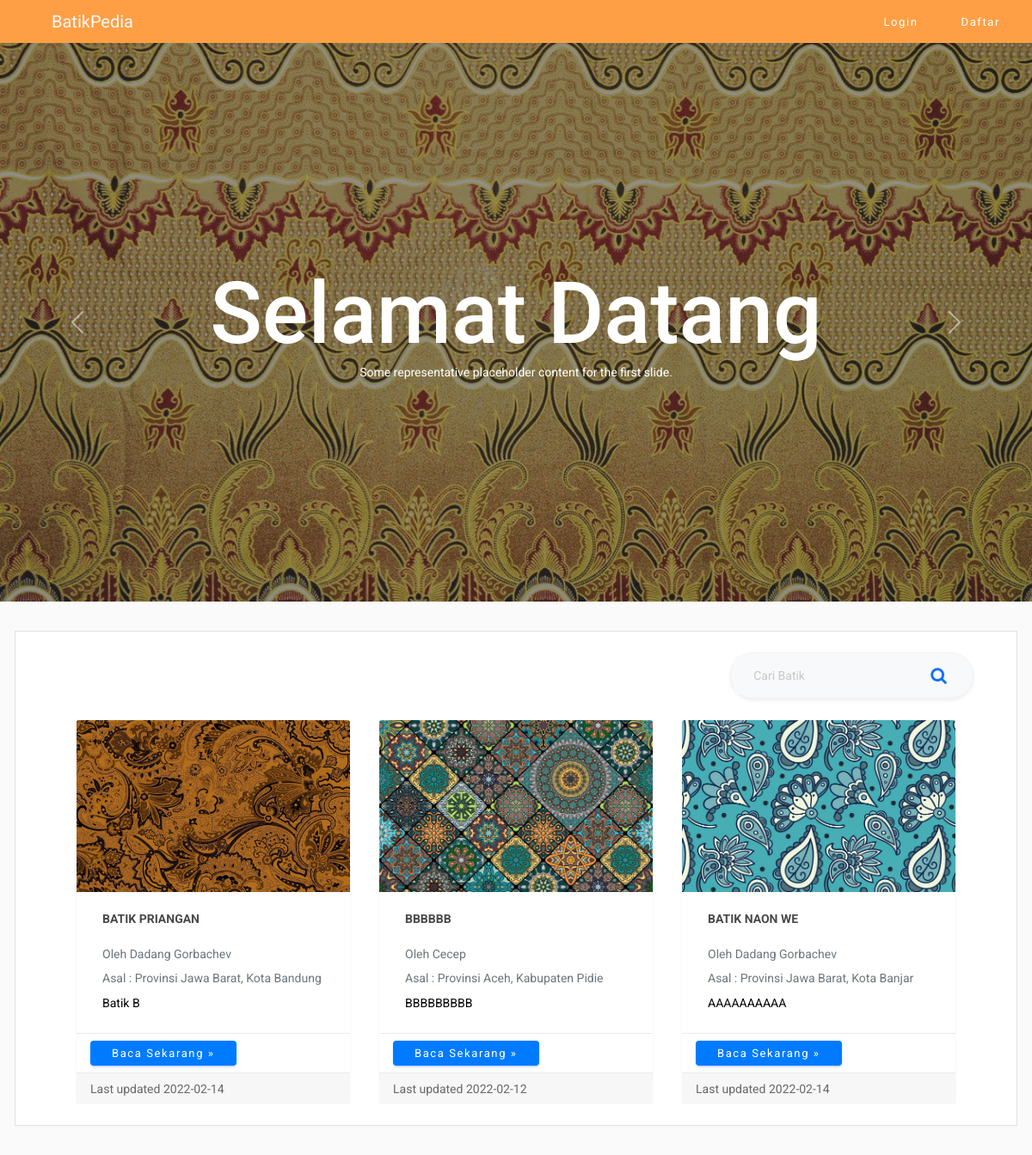
The page /public/index.php on the database its author committed.
### tables this page shows
CREATE TABLE `batik` (
  `id_batik` int(11) NOT NULL,
  `id_user` int(11) NOT NULL,
  `provinsi_id` int(10) UNSIGNED NOT NULL,
  `kabupaten_kota_id` int(10) UNSIGNED NOT NULL,
  `nama_batik` varchar(40) DEFAULT NULL,
  `deskripsi` text DEFAULT NULL,
  `excerpt` text DEFAULT NULL,
  `created_at` date DEFAULT NULL,
  `last_modified` date DEFAULT NULL,
  `status` enum('1','0') DEFAULT NULL,
  `gambar` varchar(50) DEFAULT NULL
);

CREATE TABLE `user` (
  `id_user` int(11) NOT NULL,
  `nama` varchar(25) DEFAULT NULL,
  `email` varchar(25) NOT NULL,
  `password` varchar(255) DEFAULT NULL,
  `hakAkses` enum('admin','member') DEFAULT NULL,
  `tgl_lahir` date DEFAULT NULL,
  `jk` enum('L','P') DEFAULT NULL,
  `profil` varchar(20) DEFAULT NULL
);

CREATE TABLE `provinsi` (
  `provinsi_id` int(10) UNSIGNED NOT NULL,
  `nama_prov` varchar(255) NOT NULL
);

CREATE TABLE `kabupaten_kota` (
  `kabupaten_kota_id` int(10) UNSIGNED NOT NULL,
  `provinsi_id` int(10) UNSIGNED NOT NULL,
  `nama_kab` varchar(255) NOT NULL
);

### app/core/Controller.php (called while the page is built, shortened)
<?php
class Controller{
    public function view($view, $data=[]){
        require_once '../app/views/' . $view . '.php';
    }
    public function model($model){
        return new $model;
    }
}

### app/controllers/Home.php (called while the page is built, shortened)
<?php
class Home extends Controller{
    public function index(){
        $data['judul'] = 'Home';
        $data['batik'] = $this->model('Batik_model')->getAllBatik();
        $this->view('templates/header',$data);
        $this->view('home/index',$data);
        $this->view('templates/footer');
    }
}

### app/core/App.php (called while the page is built, shortened)
<?php
class App{
    protected $controller = 'Home';
    protected $method = 'index';
    protected $params = [];
    public function __construct()
    {
        $url = $this->parseURL();
        if(isset($url)){
            if (file_exists('../app/controllers/'.$url[0].'.php')){
                $this->controller = $url[0];
                unset($url[0]);
            }
            require_once '../app/controllers/'. $this->controller . '.php';
            $this->controller = new $this->controller;
            if(isset($url[1])){
                if(method_exists($this->controller, $url[1])){
                    $this->method = $url[1];
                    unset($url[1]);
                }
            }
            if(!empty($url)){
                $this->params = array_values($url);
            }
        }else{
            $this->controller = new $this->controller;
        }
        call_user_func_array([$this->controller, $this->method], $this->params);
    }
}

### public/index.php (called while the page is built, shortened)
<?php
$app = new App;

### app/core/Database.php (called while the page is built, shortened)
<?php
class Database{
        private $dbhost = DB_HOST;
		private $dbname = DB_NAME;
		private $dbuser = DB_USER;
        private $dbpass = DB_PASS;
        private $dbh;
        private $stmt;
        public function __construct()
        {
            $dsn = "mysql:host=".$this->dbhost.";dbname=".$this->dbname."";
            $option = [
                PDO::ATTR_PERSISTENT => true,
                PDO::ATTR_ERRMODE => PDO::ERRMODE_EXCEPTION
            ];
            try{
                $this->dbh = new PDO($dsn, $this->dbuser,$this->dbpass, $option);
            } catch(PDOException $e) {
                echo '<strong>Mohon Maaf terjadi Kesalahan. Koneksi ke Database GAGAL.</strong><br>';
                die($e->getMessage());
            }
        }
        public function query($query)
        {
            $this->stmt = $this->dbh->prepare($query);
        }
        public function bind($param, $value, $type = null)
        {
            if(is_null($type)){
                switch(true){
                    default :
                    $type = PDO::PARAM_STR;
            }
        }
            $this->stmt->bindValue($param,$value,$type);
        }
        public function execute()
        {
            $this->stmt->execute();
        }
        public function resultSet()
        {
            $this->execute();
            return $this->stmt->fetchAll(PDO::FETCH_ASSOC);
        }
}

### app/models/Batik_model.php (called while the page is built, shortened)
<?php
class Batik_model {
    private $db;
    public function __construct()
    {
        $this->db = new Database;
    }
    public function getAllBatik(){
        $this->db->query("SELECT * FROM batik JOIN user USING(id_user) JOIN provinsi USING(provinsi_id) JOIN kabupaten_kota USING(kabupaten_kota_id) where status=:status");
        $this->db->bind('status','1');
        return $this->db->resultSet();
    }
}

### app/views/home/index.php (the view, shortened to what this page needs)
<main>
    <div id="carouselExampleControls" class="carousel slide" data-bs-ride="carousel">
        <div class="carousel-inner">
            <div class="carousel-item active" style="background: rgba(0, 0, 0, 0.8);">
                <img src="<?=BASEURL?>/img/1883300.jpg" class="d-block w-100" alt="...">
                <div class="carousel-caption d-none d-md-block text-center" style="margin-bottom: 13rem;">
                    <h1 class="display1" style="font-size: 100px;">Selamat Datang</h1>
                    <p>Some representative placeholder content for the first slide.</p>
                </div>
            </div>
        </div>
        <button class="carousel-control-prev" type="button" data-bs-target="#carouselExampleControls"
            data-bs-slide="prev">
            <span class="carousel-control-prev-icon" aria-hidden="true"></span>
        </button>
        <button class="carousel-control-next" type="button" data-bs-target="#carouselExampleControls"
            data-bs-slide="next">
            <span class="carousel-control-next-icon" aria-hidden="true"></span>
        </button>
</main>
<div class="content-wrapper">
    <div class="row">
        <div class="col-md-12 stretch-card">
            <div class="card">
                <div class="card-body">
                    <div class="row">
                        <div class="col">
                            <div class="container-fluid d-flex flex-row-reverse">
                                <form action="<?=BASEURL?>/home/cari" method="post">
                                    <div class="p-1 bg-light rounded border rounded-pill shadow-sm mb-4">
                                        <div class="input-group">
                                            <input type="search" placeholder="Cari Batik"
                                                aria-describedby="button-addon1" autocomplete="off" name="keyword"
                                                id="keyword" class="form-control border-0 bg-light">
                                            <div class="input-group-append">
                                                <button id="button-addon1" type="submit"
                                                    class="btn btn-link text-primary"><i
                                                        class="fa fa-search"></i></button>
                                            </div>
                                        </div>
                                    </div>
                                </form>
                            </div>
                        </div>
                    </div>
                    <div class="row">
                        <div class="col-12">
                            <div class="container-fluid d-flex justify-content-center">
                                <?php foreach($data['batik'] as $batik):?>
                                <div class="card border-light mx-3" style="width: 20rem;">
                                    <img src="<?=BASEURL ?>/img/img_batik/<?=$batik['gambar'] ?>" class="card-img-top"
                                        alt="..." style="height: 200px;">
                                    <div class="card-body border-light">
                                        <h5 class="card-title"><?=$batik['nama_batik'] ?></h5>
                                        <p class="blog-post-meta text-secondary"> Oleh
                                            <?=$batik['nama'] ?> </p>
                                        <p class="blog-post-meta text-secondary">Asal : Provinsi
                                            <?=$batik['nama_prov']?>,
                                            <?=$batik['nama_kab'] ?> </p>
                                        <p class="card-text"><?=$batik['excerpt']?></p>
                                    </div>
                                    <div class="card-footer bg-white">
                                        <a href="<?= BASEURL ?>/home/detail/<?= $batik['id_batik'] ?>"
                                            class="btn btn-primary">Baca
                                            Sekarang »</a>
                                    </div>
                                    <div class="card-footer">
                                        <small class="text-muted">Last updated <?=$batik['last_modified'];?></small>
                                    </div>
                                </div>
                                <?php endforeach;?>
                            </div>
                        </div>
                    </div>
                </div>
            </div>
        </div>
    </div>
</div>

### app/views/templates/header.php (shortened to what this page needs)
<!DOCTYPE html>
<html lang="en">
<head>
    <link href="https://cdn.jsdelivr.net/npm/bootstrap@5.1.3/dist/css/bootstrap.min.css" rel="stylesheet"
>
    <link rel="stylesheet" href="<?= BASEURL ?>/vendors/mdi/css/materialdesignicons.min.css" />
    <link rel="stylesheet" href="<?= BASEURL ?>/vendors/base/vendor.bundle.base.css" />
    <link rel="stylesheet" href="<?= BASEURL ?>/vendors/datatables.net-bs4/dataTables.bootstrap4.css" />
    <link rel="stylesheet" href="<?= BASEURL ?>/css/style.css" />
    <link rel="stylesheet" href="https://cdnjs.cloudflare.com/ajax/libs/font-awesome/4.7.0/css/font-awesome.min.css" />
</head>
<body>
    <header>
        <nav class="navbar navbar-light" style="background-color: #FF9F45;">
            <div class="container-fluid">
                <a class="navbar-brand brand-logo text-light" href="<?= BASEURL ?>">BatikPedia</a>
                <div class="d-flex">
                    <?php if (!isset($_SESSION['user_session'])) : ?>
                    <a class="btn btn-outline-success" href="<?= BASEURL ?>/login">Login</a>
                    <a class="btn btn-outline-success" href="<?= BASEURL ?>/login/register">Daftar</a>
                    <?php else : ?>
                    <a class="btn btn-outline-success" href="<?= BASEURL ?>/dashboard/index">Dashboard</a>
                    <a class="btn btn-outline-success" href="<?= BASEURL ?>/dashboard/logout">Logout</a>
                    <?php endif ?>
                </div>
            </div>
        </nav>
    </header>

### app/views/templates/footer.php (shortened to what this page needs)
</body>
</html>

### app/views/templates/header.php (style rules this page uses)
body { font-family: 'Roboto', sans-serif; }

### app/views/home/index.php (style rules this page uses)
img { opacity: 0.5; }

### rows shown on the page
batik: gambar (picture), nama_batik "BATIK PRIANGAN", user.nama "Dadang Gorbachev", provinsi.nama_prov "Jawa Barat", kabupaten_kota.nama_kab "Kota Bandung", excerpt "Batik B", last_modified "2022-02-14"
batik: gambar (picture), nama_batik "BBBBBB", user.nama "Cecep", provinsi.nama_prov "Aceh", kabupaten_kota.nama_kab "Kabupaten Pidie", excerpt "BBBBBBBBB", last_modified "2022-02-12"
batik: gambar (picture), nama_batik "BATIK NAON WE", user.nama "Dadang Gorbachev", provinsi.nama_prov "Jawa Barat", kabupaten_kota.nama_kab "Kota Banjar", excerpt "AAAAAAAAAA", last_modified "2022-02-14"
